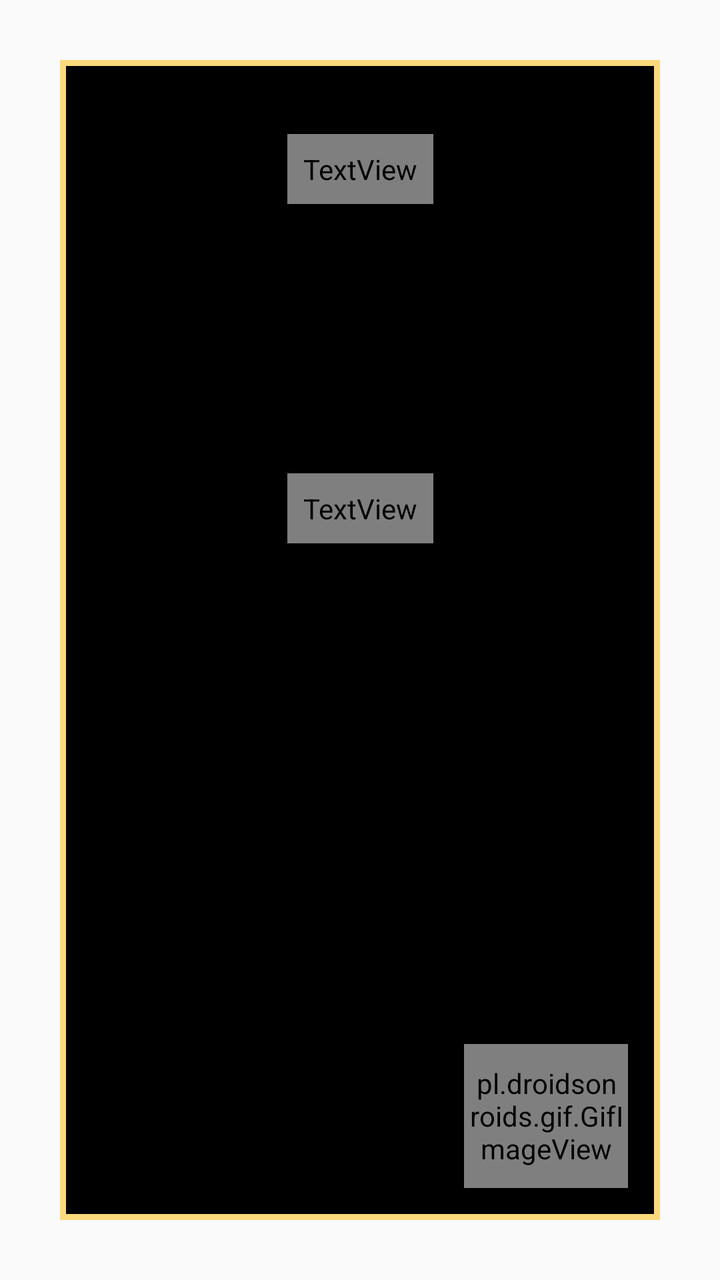
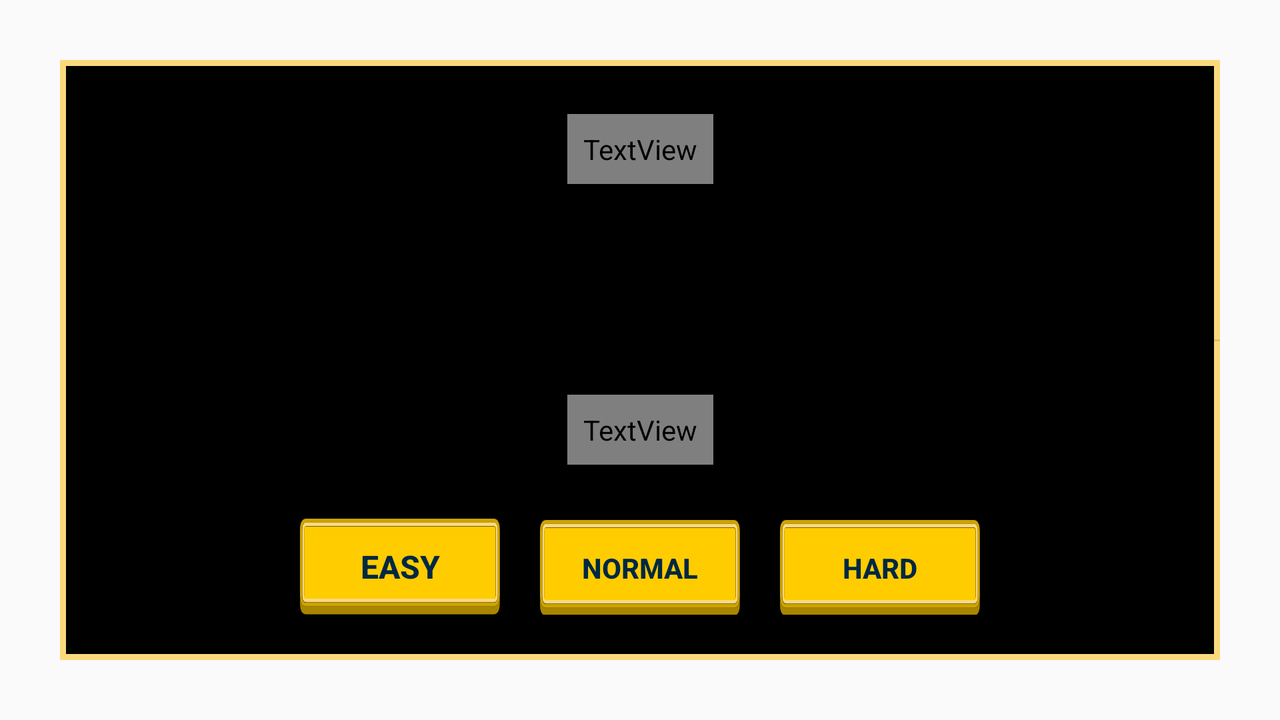

Two renders of one Android screen. The first uses the default layout on a phone; the second uses the alternative layout the repository ships for a different screen configuration, on a matching device. The two XML files are below.
<!-- AndroidManifest.xml: application theme AppTheme -->
<!-- res/layout/fragment_menu.xml -->
<?xml version="1.0" encoding="utf-8"?>
<layout xmlns:android="http://schemas.android.com/apk/res/android"
    xmlns:app="http://schemas.android.com/apk/res-auto"
    xmlns:tools="http://schemas.android.com/tools"
    tools:context="com.example.android.navigation.MenuFragment">

    <data>
        <import type="android.view.View"/>
        <variable
            name="model"
            type="com.example.kvizprogramiranje1.screens.game.GameViewModel"/>
    </data>

    <androidx.constraintlayout.widget.ConstraintLayout
        android:id="@+id/menuConstraint"
        android:layout_width="match_parent"
        android:layout_height="match_parent">

        <androidx.constraintlayout.widget.ConstraintLayout
            android:id="@+id/quizConstraint"
            android:layout_width="match_parent"
            android:layout_height="match_parent"
            android:layout_margin="30dp"
            android:background="@drawable/rectangle"
            tools:layout_editor_absoluteX="20dp"
            tools:layout_editor_absoluteY="20dp">

            <androidx.constraintlayout.widget.Guideline
                android:id="@+id/guideline"
                android:layout_width="wrap_content"
                android:layout_height="wrap_content"
                android:orientation="horizontal"
                app:layout_constraintBottom_toTopOf="@+id/chooseDifficulty_tv"
                app:layout_constraintGuide_percent="0.3" />

            <Button
                android:id="@+id/hard_btn"
                android:layout_width="wrap_content"
                android:layout_height="wrap_content"
                android:layout_marginStart="162dp"
                android:layout_marginEnd="161dp"
                android:layout_marginBottom="8dp"
                android:background="@drawable/ic_button_image_yellow"
                android:text="@string/hard"
                android:textColor="@color/colorPrimaryDark"
                android:textStyle="bold"
                app:layout_constraintBottom_toTopOf="@+id/guideline2"
                app:layout_constraintEnd_toEndOf="parent"
                app:layout_constraintStart_toStartOf="parent" />

            <Button
                android:id="@+id/normal_btn"
                android:layout_width="wrap_content"
                android:layout_height="wrap_content"
                android:layout_marginStart="162dp"
                android:layout_marginEnd="161dp"
                android:background="@drawable/ic_button_image_yellow"
                android:text="@string/normal"
                android:textColor="@color/colorPrimaryDark"
                android:textSize="14sp"
                android:textStyle="bold"
                app:layout_constraintBottom_toTopOf="@+id/hard_btn"
                app:layout_constraintEnd_toEndOf="parent"
                app:layout_constraintStart_toStartOf="parent"
                app:layout_constraintTop_toBottomOf="@+id/easy_btn" />

            <Button
                android:id="@+id/easy_btn"
                android:layout_marginStart="162dp"
                android:layout_marginEnd="161dp"
                android:text="@string/easy"
                app:layout_constraintBottom_toTopOf="@+id/normal_btn"
                app:layout_constraintEnd_toEndOf="parent"
                app:layout_constraintStart_toStartOf="parent"
                app:layout_constraintTop_toBottomOf="@+id/chooseDifficulty_tv"
                style="@style/yellow_button_style" />

            <TextView
                android:id="@+id/chooseDifficulty_tv"
                style="@style/quiz_header"
                android:layout_width="wrap_content"
                android:layout_height="wrap_content"
                android:layout_marginStart="229dp"
                android:layout_marginEnd="116dp"
                android:padding="8dp"
                android:text="@string/choose_difficulty"
                android:textColor="@color/colorPrimary"
                android:textStyle="bold"
                app:layout_constraintBottom_toTopOf="@+id/easy_btn"
                app:layout_constraintEnd_toEndOf="parent"
                app:layout_constraintStart_toStartOf="parent"
                app:layout_constraintTop_toBottomOf="@+id/guideline" />

            <TextView
                android:id="@+id/chooseQuestions_tv"
                style="@style/quiz_header"
                android:layout_width="wrap_content"
                android:layout_height="wrap_content"
                android:layout_marginTop="32dp"
                android:padding="8dp"
                android:text="@string/no_question"
                android:textColor="@color/colorPrimary"
                android:textStyle="bold"
                app:layout_constraintBottom_toTopOf="@+id/noQuestion_spinner"
                app:layout_constraintEnd_toEndOf="parent"
                app:layout_constraintHorizontal_bias=".50"
                app:layout_constraintStart_toStartOf="parent"
                app:layout_constraintTop_toTopOf="parent" />

            <androidx.constraintlayout.widget.Guideline
                android:id="@+id/guideline2"
                android:layout_width="wrap_content"
                android:layout_height="wrap_content"
                android:layout_marginBottom="16dp"
                android:orientation="horizontal"
                app:layout_constraintBottom_toBottomOf="parent"
                app:layout_constraintEnd_toEndOf="parent"
                app:layout_constraintGuide_end="96dp"
                app:layout_constraintHorizontal_bias="0.5"
                app:layout_constraintStart_toStartOf="parent"
                app:layout_constraintTop_toBottomOf="@+id/hard_btn" />

            <pl.droidsonroids.gif.GifImageView
                android:layout_width="82dp"
                android:layout_height="72dp"
                android:layout_marginEnd="16dp"
                android:layout_marginBottom="16dp"
                android:src="@drawable/pikachu"
                app:layout_constraintBottom_toBottomOf="parent"
                app:layout_constraintEnd_toEndOf="parent" />

            <Spinner
                android:id="@+id/noQuestion_spinner"
                android:layout_width="match_parent"
                android:layout_height="wrap_content"
                android:layout_marginStart="16dp"
                android:layout_marginTop="109dp"
                android:layout_marginEnd="16dp"
                android:background="@drawable/bg_spinner"
                android:textAlignment="center"
                android:textColor="@color/colorWhite"
                app:layout_constraintEnd_toEndOf="parent"
                app:layout_constraintHorizontal_bias="1.0"
                app:layout_constraintStart_toStartOf="parent"
                app:layout_constraintTop_toTopOf="parent" />

        </androidx.constraintlayout.widget.ConstraintLayout>
    </androidx.constraintlayout.widget.ConstraintLayout>
</layout>
<!-- resources referenced by this layout -->
<resources>
  <color name="colorPrimary">#fbd97c</color>
  <color name="colorPrimaryDark">#002843</color>
  <color name="colorWhite">#ffffff</color>
  <!-- drawable ic_button_image_yellow (drawable) -->
  <vector xmlns:android="http://schemas.android.com/apk/res/android"
      android:width="100dp"
      android:height="40dp"
      android:viewportWidth="812"
      android:viewportHeight="210">
    <path
        android:pathData="M794.509,22.092L794.723,22.305C793.727,18.462 790.88,16.541 786.182,16.541H26.081C21.384,16.541 18.679,18.391 17.967,22.092L17.754,22.946L17.541,25.081V165.999C17.541,171.692 20.387,174.539 26.081,174.539H786.182C791.876,174.539 794.723,171.692 794.723,165.999V25.081L794.509,22.092ZM786.182,8C796.146,8 801.769,12.341 803.05,21.024L803.263,25.081V165.999C803.263,177.386 797.57,183.08 786.182,183.08H26.081C14.694,183.08 9,177.386 9,165.999V25.081L9.427,21.024C10.566,12.341 16.117,8 26.081,8H786.182Z"
        android:fillColor="@color/colorPrimary"/>
    <path
        android:pathData="M785.723,8.54H25.621C15.658,8.54 10.106,12.882 8.967,21.565L8.54,25.621V166.539C8.54,177.926 14.234,183.62 25.621,183.62H785.723C797.11,183.62 802.804,177.926 802.804,166.539V25.621L802.59,21.565C801.309,12.882 795.687,8.54 785.723,8.54ZM0,167.607V25.621C0,8.54 8.54,0 25.621,0H785.723C802.804,0 811.344,8.54 811.344,25.621V167.607C810.917,183.976 802.377,192.16 785.723,192.16H25.621C8.967,192.16 0.427,183.976 0,167.607Z"
        android:fillColor="#CDA400"/>
    <path
        android:pathData="M794.05,22.632L794.263,25.622V166.539C794.263,172.233 791.417,175.08 785.723,175.08H25.622C19.928,175.08 17.081,172.233 17.081,166.539V25.622L17.295,23.486L17.508,22.632C18.22,18.931 20.924,17.081 25.622,17.081H785.723C790.42,17.081 793.267,19.003 794.263,22.846L794.05,22.632Z"
        android:fillColor="#FFCC00"/>
    <path
        android:pathData="M811.344,167.607V183.62C811.344,200.701 802.804,209.242 785.723,209.242H25.621C8.54,209.242 0,200.701 0,183.62V167.607C0.427,183.976 8.967,192.161 25.621,192.161H785.723C802.377,192.161 810.917,183.976 811.344,167.607Z"
        android:fillColor="#A88600"/>
  </vector>
  <!-- drawable rectangle (drawable) -->
  <?xml version="1.0" encoding="utf-8"?>
  <shape xmlns:android="http://schemas.android.com/apk/res/android" android:shape="rectangle" >
      <solid android:color="@android:color/black" />
      <stroke android:width="3dp" android:color="@color/colorPrimary"/>
  </shape>
  <string name="choose_difficulty">Choose Quiz Difficulty   \n<font size="15">(Upon choosing, the game will start)</font></string>
  <string name="easy">Easy</string>
  <string name="hard">Hard</string>
  <string name="no_question">Choose Number of Questions</string>
  <string name="normal">Normal</string>
  <style name="quiz_header">
          <item name="android:layout_margin">4dp</item>
          <item name="android:fontFamily">@font/vt323</item>
          <item name="android:textAlignment">center</item>
          <item name="android:textSize">24sp</item>
      </style>
  <style name="yellow_button_style">
          <item name="android:layout_width">wrap_content</item>
          <item name="android:layout_height">wrap_content</item>
          <item name="android:background">@drawable/ic_button_image_yellow</item>
          <item name="android:textColor">@color/colorPrimaryDark</item>
          <item name="android:textSize">14sp</item>
          <item name="android:textStyle">bold</item>
      </style>
  <style name="AppTheme" parent="Theme.AppCompat.Light.DarkActionBar">
          
          <item name="colorPrimary">@color/colorPrimary</item>
          <item name="colorPrimaryDark">@color/colorPrimaryDark</item>
          <item name="colorAccent">@color/colorAccent</item>
      </style>
  <color name="colorAccent">#ff4f47</color>
</resources>
<!-- res/layout-land/fragment_menu.xml (the author's variant of the layout above) -->
<!-- drawn on the phone turned sideways -->
<?xml version="1.0" encoding="utf-8"?>
<layout xmlns:android="http://schemas.android.com/apk/res/android"
    xmlns:app="http://schemas.android.com/apk/res-auto"
    xmlns:tools="http://schemas.android.com/tools"
    tools:context="com.example.android.navigation.MenuFragment">

    <data>

        <import type="android.view.View" />

        <variable
            name="model"
            type="com.example.kvizprogramiranje1.screens.game.GameViewModel" />
    </data>

    <androidx.constraintlayout.widget.ConstraintLayout
        android:id="@+id/menuConstraint"
        android:layout_width="match_parent"
        android:layout_height="match_parent">

        <androidx.constraintlayout.widget.ConstraintLayout
            android:id="@+id/quizConstraint"
            android:layout_width="match_parent"
            android:layout_height="match_parent"
            android:layout_margin="30dp"
            android:background="@drawable/rectangle"
            tools:layout_editor_absoluteX="20dp"
            tools:layout_editor_absoluteY="20dp">

            <TextView
                android:id="@+id/chooseDifficulty_tv"
                style="@style/quiz_header"
                android:layout_width="wrap_content"
                android:layout_height="wrap_content"
                android:padding="8dp"
                android:text="@string/choose_difficulty"
                android:textColor="@color/colorPrimary"
                android:textSize="14sp"
                android:textStyle="bold"
                app:layout_constraintBottom_toTopOf="@+id/linearLayout2"
                app:layout_constraintEnd_toEndOf="parent"
                app:layout_constraintHorizontal_bias="0.5"
                app:layout_constraintStart_toStartOf="parent"
                app:layout_constraintTop_toBottomOf="@+id/divider2" />

            <TextView
                android:id="@+id/chooseQuestions_tv"
                style="@style/quiz_header"
                android:layout_width="wrap_content"
                android:layout_height="wrap_content"
                android:layout_marginTop="16dp"
                android:padding="8dp"
                android:text="@string/no_question"
                android:textColor="@color/colorPrimary"
                android:textStyle="bold"
                app:layout_constraintBottom_toTopOf="@+id/noQuestion_spinner"
                app:layout_constraintEnd_toEndOf="parent"
                app:layout_constraintHorizontal_bias="0.5"
                app:layout_constraintStart_toStartOf="parent"
                app:layout_constraintTop_toTopOf="parent" />

            <Spinner
                android:id="@+id/noQuestion_spinner"
                android:layout_width="match_parent"
                android:layout_height="wrap_content"
                android:layout_marginStart="16dp"
                android:layout_marginTop="12dp"
                android:layout_marginEnd="16dp"
                android:background="@drawable/bg_spinner"
                android:textAlignment="center"
                android:textColor="@color/colorWhite"
                app:layout_constraintBottom_toTopOf="@+id/divider2"
                app:layout_constraintEnd_toEndOf="parent"
                app:layout_constraintStart_toStartOf="parent"
                app:layout_constraintTop_toBottomOf="@+id/chooseQuestions_tv" />

            <LinearLayout
                android:id="@+id/linearLayout2"
                android:layout_width="match_parent"
                android:layout_height="wrap_content"
                android:gravity="center_horizontal"
                android:orientation="horizontal"
                app:layout_constraintBottom_toBottomOf="parent"
                app:layout_constraintTop_toBottomOf="@+id/chooseDifficulty_tv">

                <Button
                    android:id="@+id/easy_btn"
                    style="@style/yellow_button_style"
                    android:text="@string/easy"
                    android:textSize="16sp" />

                <Space
                    android:layout_width="20dp"
                    android:layout_height="wrap_content" />

                <Button
                    android:id="@+id/normal_btn"
                    android:layout_width="wrap_content"
                    android:layout_height="wrap_content"
                    android:background="@drawable/ic_button_image_yellow"
                    android:text="@string/normal"
                    android:textColor="@color/colorPrimaryDark"
                    android:textSize="14sp"
                    android:textStyle="bold" />

                <Space
                    android:layout_width="20dp"
                    android:layout_height="wrap_content" />

                <Button
                    android:id="@+id/hard_btn"
                    android:layout_width="wrap_content"
                    android:layout_height="wrap_content"
                    android:background="@drawable/ic_button_image_yellow"
                    android:text="@string/hard"
                    android:textColor="@color/colorPrimaryDark"
                    android:textStyle="bold" />


            </LinearLayout>

            <View
                android:id="@+id/divider2"
                android:layout_width="578dp"
                android:layout_height="1dp"
                android:layout_marginStart="16dp"
                android:layout_marginTop="16dp"
                android:background="?android:attr/listDivider"
                app:layout_constraintBottom_toTopOf="@+id/chooseDifficulty_tv"
                app:layout_constraintStart_toStartOf="parent"
                app:layout_constraintTop_toBottomOf="@+id/noQuestion_spinner" />

        </androidx.constraintlayout.widget.ConstraintLayout>
    </androidx.constraintlayout.widget.ConstraintLayout>
</layout>
